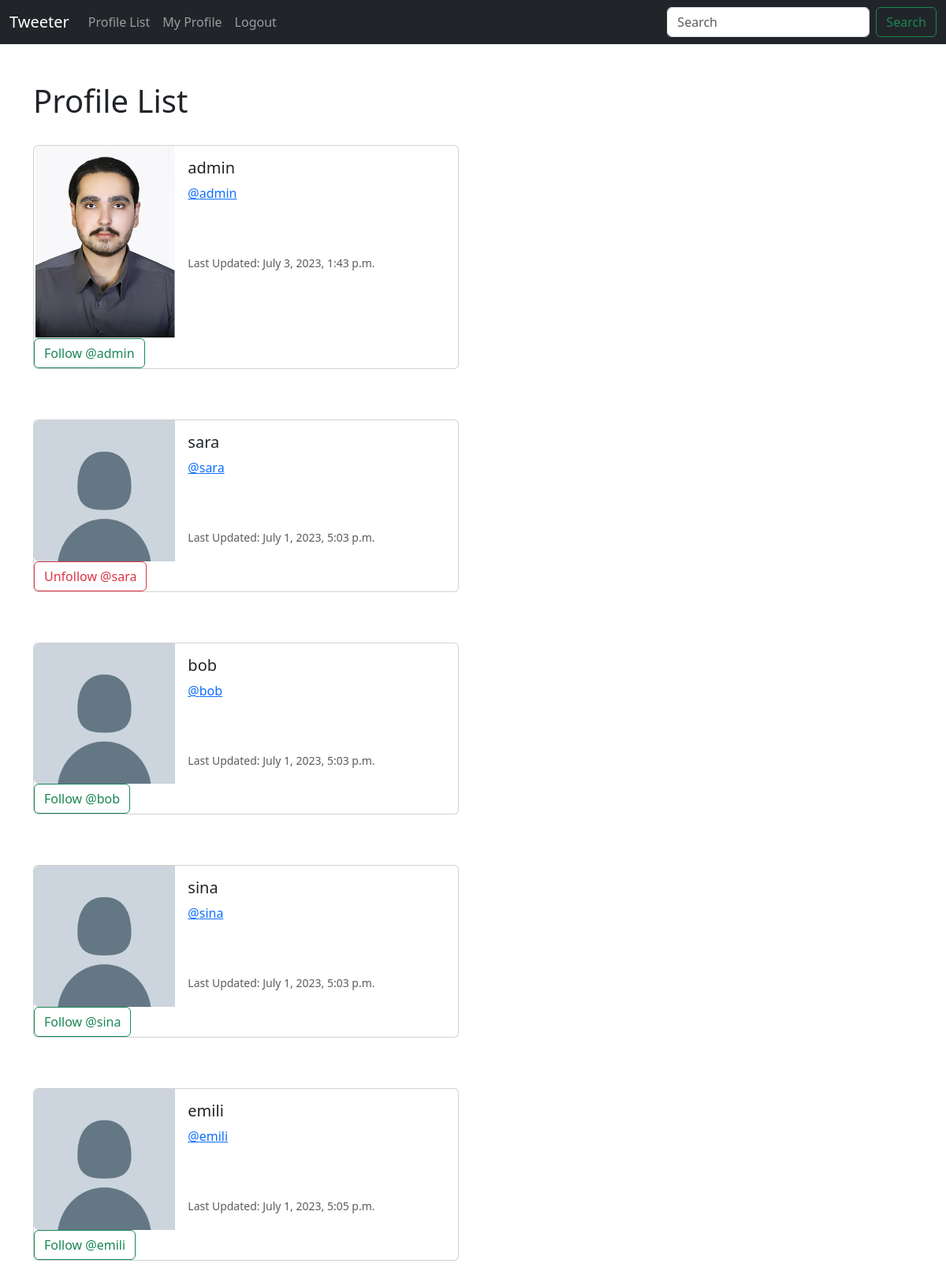
Page /profile_list/ (signed in) on the committed database.
### tweeter/models.py (models this page shows, shortened)
class Profile(models.Model):
    user = models.OneToOneField(User, on_delete=models.CASCADE)
    follows = models.ManyToManyField("self",
        related_name="followed_by",
        symmetrical=False,
        blank=True)
    date_modified = models.DateTimeField(User, auto_now=True)
    profile_image = models.ImageField(null=True, blank=True, upload_to="images/")

### tweeter/views.py (the view)
# urls.py: path('profile_list/', views.profile_list, name='profile_list'),
def profile_list(request):
    if request.user.is_authenticated:
        profiles = Profile.objects.exclude(user=request.user)
        return render(request, 'profile_list.html', {"profiles":profiles})
    else:
        messages.success(request, ("You must be logged in to view this page... "))
        return redirect('home')

### tweeter/templates/profile_list.html (shortened to what this page needs)
{% extends 'base.html' %}
{% load static %}
{% block content %}
    <h1>Profile List </h1>
<br/>
{% if profiles %}
    {% for profile in profiles %}
    <div class="card mb-3" style="max-width: 540px;">
        <div class="row g-0">
          <div class="col-md-4">
            {% if profile.profile_image %}
              <img src="{{ profile.profile_image.url }}" width="200px" height="200px"
              class="img-fluid rounded-start" alt="{{profile.user.username}}">
            {% else %}
              <img src="{% static 'images/none photo.png' %}" class="img-fluid rounded-start" alt="Profile Image ">
            {% endif %}
          </div>
          <div class="col-md-8">
            <div class="card-body">
              <h5 class="card-title">{{ profile.user.username }}
              </h5>
              <p class="card-text"><a href="{% url 'profile' profile.user.id %}">@{{ profile.user.username }}
              </a></p>
              <br/><br/>
              <p class="card-text"><small class="text-body-secondary">
              Last Updated: {{ profile.date_modified }}</small>
              </p>
            </div>
          </div>
          <br/>
          <form method=POST>
            {% if profile in user.profile.follows.all %}
                <button class="btn btn-outline-danger" name="follow"
                value="unfollow" type="submit">
                   Unfollow @{{profile.user.username}}
                </button>
            {% else %}
                <button class="btn btn-outline-success" name="follow"
                value="follow" type="submit">
                Follow @{{profile.user.username}}
                </button>
            {% endif %}
          </form>
          <br/>
        </div>
      </div>
      <br/><br/>
    {% endfor %}
{%endif%}
{% endblock %}

### rows in the picture
Profile: profile_image (picture), user.username "admin", date_modified "July 3, 2023, 1:43 p.m."
Profile: user.username "sara", date_modified "July 1, 2023, 5:03 p.m."
Profile: user.username "bob", date_modified "July 1, 2023, 5:03 p.m."
Profile: user.username "sina", date_modified "July 1, 2023, 5:03 p.m."
Profile: user.username "emili", date_modified "July 1, 2023, 5:05 p.m."
